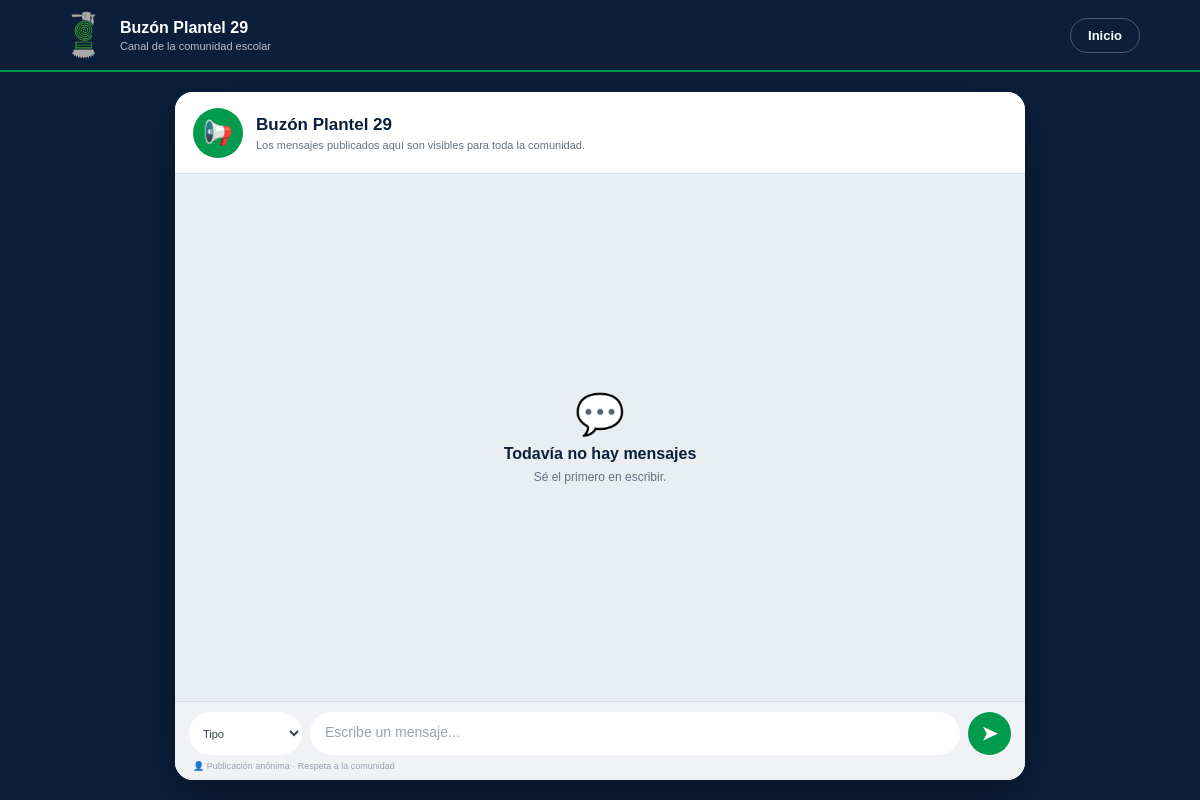
The app's page /buzon, older data.
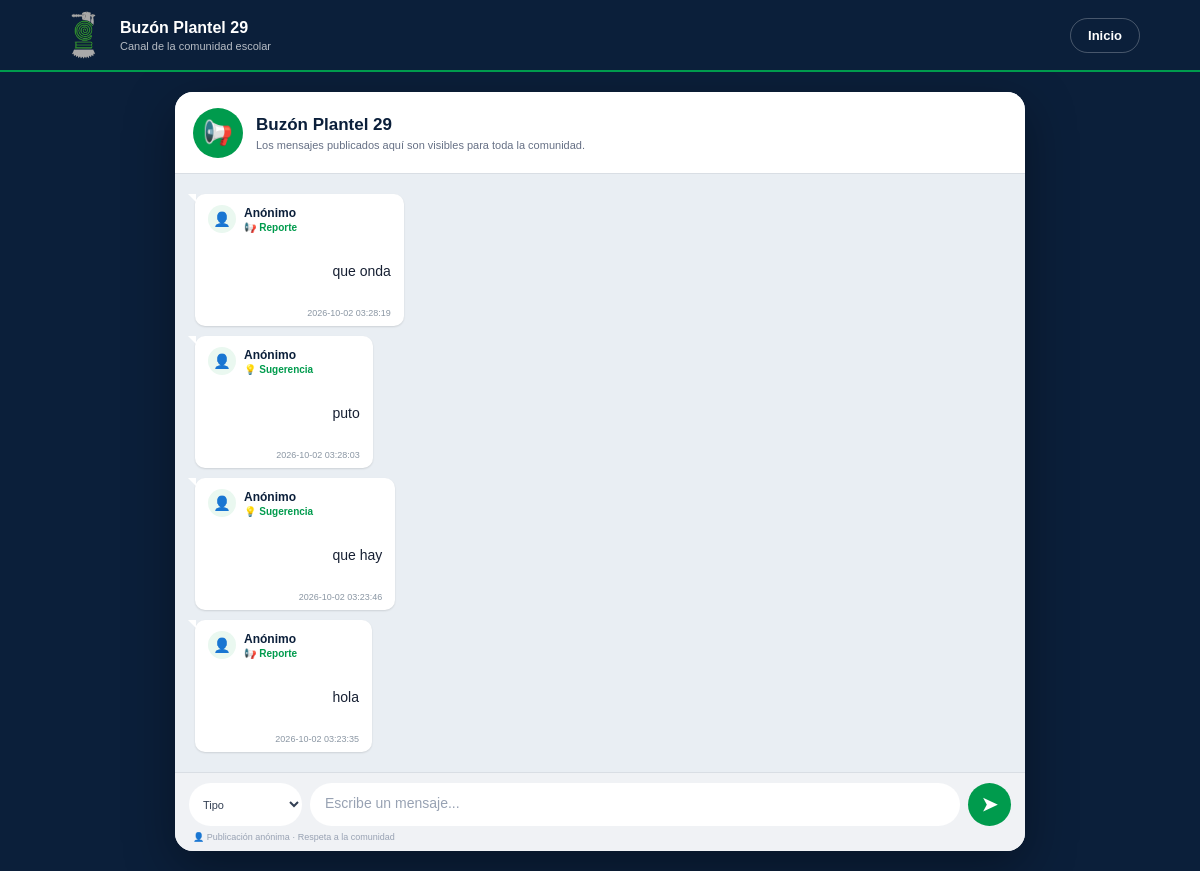
The same page, newer data.
### tables this page shows
CREATE TABLE buzon (
            id INTEGER PRIMARY KEY AUTOINCREMENT,
            tipo TEXT NOT NULL,
            mensaje TEXT NOT NULL,
            fecha TIMESTAMP DEFAULT CURRENT_TIMESTAMP
        );

### app.py (the view, shortened to what this page needs)
@app.route("/buzon", methods=["GET", "POST"])
def buzon():
    conexion = conectar_db()
    publicaciones = conexion.execute(
        """
        SELECT id, tipo, mensaje, fecha
        FROM buzon
        ORDER BY fecha DESC
        """
    ).fetchall()
    conexion.close()
    return render_template(
        "buzon.html",
        publicaciones=publicaciones
    )

### app.py (called while the page is built)
def conectar_db():
    conexion = sqlite3.connect(DATABASE)
    conexion.row_factory = sqlite3.Row
    return conexion

### templates/buzon.html (shortened to what this page needs)
<!DOCTYPE html>
<html lang="es">
<head>
    <link
        rel="stylesheet"
        href="{{ url_for('static', filename='css/buzon.css') }}"
    >
</head>
<body>
    <header class="canal-header">
        <a href="/" class="canal-identidad">
            <img
                src="{{ url_for('static', filename='images/escuela/logo-favicon.png') }}"
                alt="Plantel 29"
            >
            <div>
                <strong>Buzón Plantel 29</strong>
                <span>Canal de la comunidad escolar</span>
            </div>
        </a>
        <a href="/" class="volver">
            Inicio
        </a>
    </header>
    <main class="buzon-contenedor">
        <section class="chat">
            <div class="chat-info">
                <div class="chat-logo">
                    📢
                </div>
                <div>
                    <h1>Buzón Plantel 29</h1>
                    <p>
                        Los mensajes publicados aquí son visibles para toda la comunidad.
                    </p>
                </div>
            </div>
            <div class="mensajes" id="mensajes">
                {% if publicaciones %}
                    {% for publicacion in publicaciones %}
                        <article class="mensaje">
                            <div class="mensaje-autor">
                                <div class="avatar">
                                    👤
                                </div>
                                <div class="autor-info">
                                    <strong>Anónimo</strong>
                                    <span>
                                        {% if publicacion["tipo"] == "Sugerencia" %}
                                            💡 Sugerencia
                                        {% elif publicacion["tipo"] == "Felicitación" %}
                                            ⭐ Felicitación
                                        {% elif publicacion["tipo"] == "Duda" %}
                                            ❓ Duda
                                        {% elif publicacion["tipo"] == "Reporte" %}
                                            📢 Reporte
                                        {% else %}
                                            📬 Comunidad
                                        {% endif %}
                                    </span>
                                </div>
                            </div>
                            <p class="mensaje-texto">
                                {{ publicacion["mensaje"] }}
                            </p>
                            <div class="mensaje-hora">
                                {{ publicacion["fecha"] }}
                            </div>
                        </article>
                    {% endfor %}
                {% else %}
                    <div class="sin-mensajes">
                        <div>💬</div>
                        <strong>
                            Todavía no hay mensajes
                        </strong>
                        <span>
                            Sé el primero en escribir.
                        </span>
                    </div>
                {% endif %}
            </div>
            <div class="escribir">
                <form action="/buzon" method="POST">
                    <select name="tipo" required>
                        <option value="">
                            Tipo
                        </option>
                    </select>
                    <textarea
                        name="mensaje"
                        maxlength="1000"
                        rows="1"
                        placeholder="Escribe un mensaje..."
                        required
                    ></textarea>
                    <button type="submit" title="Publicar mensaje">
                        ➤
                    </button>
                </form>
                <small>
                    👤 Publicación anónima · Respeta a la comunidad
                </small>
            </div>
        </section>
    </main>
</body>
</html>

### static/css/buzon.css (style rules this page uses)
* { margin: 0; padding: 0; box-sizing: border-box; }
body { font-family: Arial, Helvetica, sans-serif; background: #0B1F3A; min-height: 100vh; color: #172033; overflow: hidden; }
.canal-header { height: 72px; padding: 10px 5%; display: flex; align-items: center; justify-content: space-between; background: #0B1F3A; border-bottom: 2px solid #009B4D; position: relative; z-index: 10; }
.canal-identidad { display: flex; align-items: center; gap: 12px; text-decoration: none; color: white; }
.canal-identidad img { width: 48px; height: 48px; object-fit: contain; }
.canal-identidad div { display: flex; flex-direction: column; gap: 3px; }
.canal-identidad strong { font-size: 16px; }
.canal-identidad span { font-size: 11px; color: rgba(255,255,255,.7); }
.volver { padding: 9px 17px; border: 1px solid rgba(255,255,255,.25); border-radius: 20px; color: white; text-decoration: none; font-size: 13px; font-weight: bold; transition: .2s; }
.buzon-contenedor { height: calc(100vh - 72px); display: flex; justify-content: center; padding: 20px; }
.chat { width: 100%; max-width: 850px; height: 100%; display: flex; flex-direction: column; overflow: hidden; border-radius: 18px; background: #E9EEF3; box-shadow: 0 15px 50px rgba(0,0,0,.35); }
.chat-info { min-height: 82px; padding: 12px 18px; display: flex; align-items: center; gap: 13px; flex-shrink: 0; background: #FFFFFF; border-bottom: 1px solid #D9DEE4; }
.chat-logo { width: 50px; height: 50px; display: flex; align-items: center; justify-content: center; border-radius: 50%; background: #009B4D; font-size: 24px; }
.chat-info h1 { color: #0B1F3A; font-size: 17px; margin-bottom: 4px; }
.chat-info p { color: #667085; font-size: 11px; }
.mensajes { flex: 1; min-height: 0; padding: 20px; display: flex; flex-direction: column; gap: 10px; overflow-y: auto; scroll-behavior: smooth; background: linear-gradient( rgba(233,238,243,.94), rgba(233,238,243,.94) ); }
.mensaje { width: fit-content; max-width: 78%; padding: 11px 13px 8px; border-radius: 10px; background: #FFFFFF; box-shadow: 0 1px 2px rgba(0,0,0,.12); align-self: flex-start; position: relative; }
.mensaje::before { content: ""; position: absolute; left: -7px; top: 0; width: 0; height: 0; border-top: 8px solid #FFFFFF; border-left: 8px solid transparent; }
.mensaje-autor { display: flex; align-items: center; gap: 8px; margin-bottom: 7px; }
.avatar { width: 28px; height: 28px; display: flex; align-items: center; justify-content: center; border-radius: 50%; background: #EAF8F0; font-size: 14px; }
.autor-info { display: flex; flex-direction: column; gap: 2px; }
.autor-info strong { color: #0B1F3A; font-size: 12px; }
.autor-info span { color: #009B4D; font-size: 10px; font-weight: bold; }
.mensaje-texto { color: #172033; font-size: 14px; line-height: 1.5; white-space: pre-wrap; overflow-wrap: anywhere; }
.mensaje-hora { margin-top: 5px; text-align: right; color: #8A96A3; font-size: 9px; }
.escribir { flex-shrink: 0; padding: 10px 14px 9px; background: #F0F2F5; border-top: 1px solid #D9DEE4; }
.escribir form { display: flex; align-items: flex-end; gap: 8px; }
.escribir select { height: 43px; padding: 0 10px; border: none; border-radius: 22px; background: #FFFFFF; color: #344054; font-size: 11px; outline: none; cursor: pointer; }
.escribir textarea { flex: 1; min-height: 43px; max-height: 120px; padding: 12px 15px; border: none; border-radius: 22px; background: #FFFFFF; color: #172033; font-family: inherit; font-size: 14px; resize: none; outline: none; overflow-y: auto; }
.escribir textarea::placeholder { color: #98A2B3; }
.escribir button { width: 43px; height: 43px; flex-shrink: 0; border: none; border-radius: 50%; background: #009B4D; color: #FFFFFF; font-size: 19px; font-weight: bold; cursor: pointer; transition: .2s; }
.escribir small { display: block; margin: 6px 4px 0; color: #98A2B3; font-size: 9px; }

Row changes from the older to the newer data that the page shows:
added buzon: tipo "📢 Reporte", mensaje "que onda", fecha "2026-10-02 03:28:19"
added buzon: tipo "💡 Sugerencia", mensaje "puto", fecha "2026-10-02 03:28:03"
added buzon: tipo "💡 Sugerencia", mensaje "que hay", fecha "2026-10-02 03:23:46"
added buzon: tipo "📢 Reporte", mensaje "hola", fecha "2026-10-02 03:23:35"
Text that changed along with them:
text no longer shown: "💬 Todavía no hay mensajes Sé el primero en escribir."
